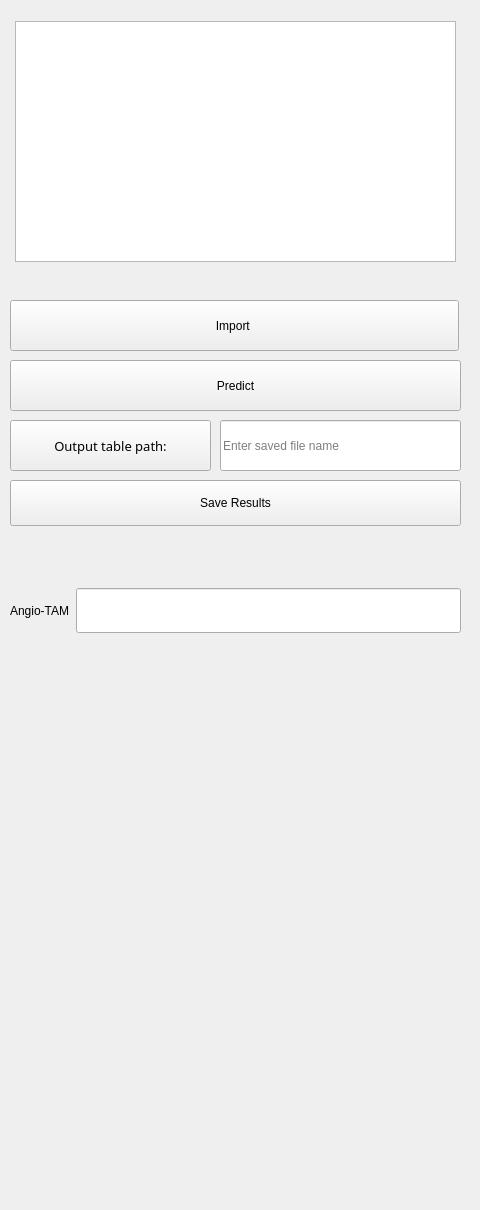
    <widget class="QWidget" name="page_tam">
     <widget class="QLabel" name="label_OS_3">
      <property name="geometry">
       <rect>
        <x>0</x>
        <y>740</y>
        <width>471</width>
        <height>461</height>
       </rect>
      </property>
      <property name="text">
       <string/>
      </property>
     </widget>
     <widget class="QPushButton" name="pushButton_upload_radiomics_2">
      <property name="geometry">
       <rect>
        <x>10</x>
        <y>300</y>
        <width>449</width>
        <height>51</height>
       </rect>
      </property>
      <property name="minimumSize">
       <size>
        <width>0</width>
        <height>40</height>
       </size>
      </property>
      <property name="text">
       <string>Import </string>
      </property>
     </widget>
     <widget class="QLineEdit" name="lineEdit_output_genefileName_2">
      <property name="geometry">
       <rect>
        <x>220</x>
        <y>420</y>
        <width>241</width>
        <height>51</height>
       </rect>
      </property>
      <property name="minimumSize">
       <size>
        <width>220</width>
        <height>45</height>
       </size>
      </property>
      <property name="inputMask">
       <string/>
      </property>
      <property name="placeholderText">
       <string>Enter saved file name</string>
      </property>
     </widget>
     <widget class="QPushButton" name="pushButton_save_predict_2">
      <property name="geometry">
       <rect>
        <x>10</x>
        <y>480</y>
        <width>451</width>
        <height>46</height>
       </rect>
      </property>
      <property name="styleSheet">
       <string notr="true">font: 75 11.5pt &quot;Bahnschrift&quot;;</string>
      </property>
      <property name="text">
       <string>Save Results</string>
      </property>
     </widget>
     <widget class="QPushButton" name="pushButton_output_gene_path_2">
      <property name="geometry">
       <rect>
        <x>10</x>
        <y>420</y>
        <width>201</width>
        <height>51</height>
       </rect>
      </property>
      <property name="minimumSize">
       <size>
        <width>0</width>
        <height>40</height>
       </size>
      </property>
      <property name="font">
       <font>
        <family>Bahnschrift</family>
        <pointsize>10</pointsize>
        <weight>9</weight>
        <italic>false</italic>
        <bold>false</bold>
       </font>
      </property>
      <property name="styleSheet">
       <string notr="true">font: 75 10pt &quot;Bahnschrift&quot;;</string>
      </property>
      <property name="text">
       <string>Output table path:</string>
      </property>
     </widget>
     <widget class="QPushButton" name="pushButton_start_predict_2">
      <property name="geometry">
       <rect>
        <x>10</x>
        <y>360</y>
        <width>451</width>
        <height>51</height>
       </rect>
      </property>
      <property name="styleSheet">
       <string notr="true">font: 75 11.5pt &quot;Bahnschrift&quot;;</string>
      </property>
      <property name="text">
       <string>Predict</string>
      </property>
     </widget>
     <widget class="QWidget" name="verticalLayoutWidget_10">
      <property name="geometry">
       <rect>
        <x>10</x>
        <y>550</y>
        <width>451</width>
        <height>121</height>
       </rect>
      </property>
      <layout class="QVBoxLayout" name="verticalLayout_11">
       <item>
        <layout class="QHBoxLayout" name="horizontalLayout_2">
         <item>
          <widget class="QLabel" name="label_5">
           <property name="text">
            <string>Angio-TAM</string>
           </property>
          </widget>
         </item>
         <item>
          <widget class="QLineEdit" name="tam_lineEdit">
           <property name="minimumSize">
            <size>
             <width>0</width>
             <height>45</height>
            </size>
           </property>
          </widget>
         </item>
        </layout>
       </item>
      </layout>
     </widget>
     <widget class="QTextBrowser" name="textBrowser_6">
      <property name="geometry">
       <rect>
        <x>15</x>
        <y>21</y>
        <width>441</width>
        <height>241</height>
       </rect>
      </property>
     </widget>
    </widget>
